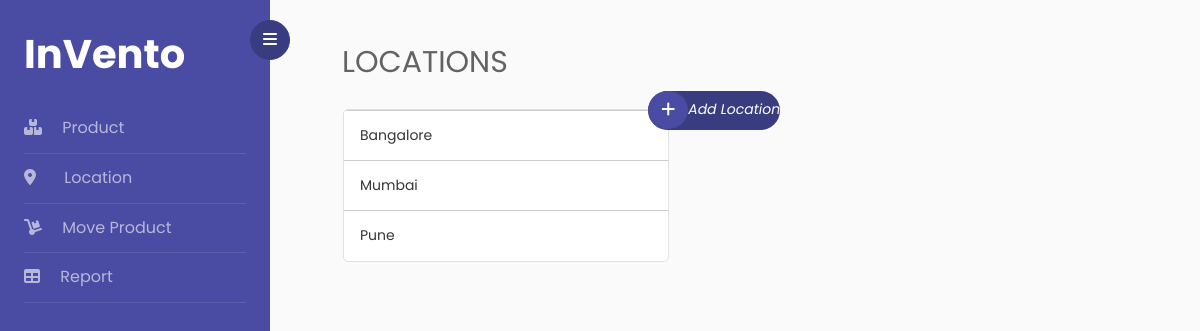
Page /location on the earlier database version.
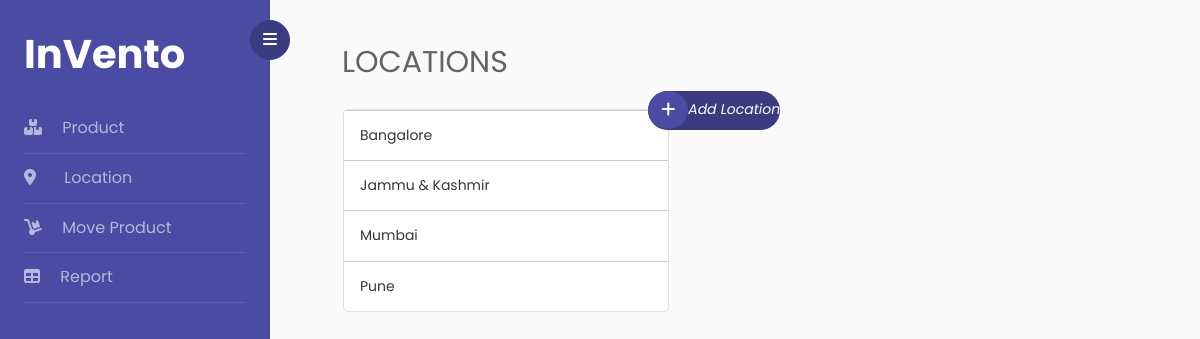
Same page on the later database version.
### inventory/models.py (models this page shows, shortened)
class Location(db.Model):
    location_id = db.Column(db.Integer, primary_key=True)
    location_name = db.Column(db.String(20), unique=True, nullable=False)

### inventory/main/routes.py (the view)
@main.route("/location")
def location():
    locations = Location.query.order_by(Location.location_name).all()
    return render_template('location.html', title='Location',locations=locations)

### inventory/templates/location.html (shortened to what this page needs)
{% extends "layout.html" %}
{% block content %}
    {% if title=='Location' %}
        <div class="container px-5 py-3">
            <h2 class="mb-4 phead">{{ title }}s</h2>
            <div class="row">
                <div class="ml-3">
                    <table class="table table-hover table-responsive table-bordered">
                        <tbody>
                            {% if not locations%}
                                <tr>
                                    <td colspan="3">No locations added. Please add location to view.</td>
                                </tr>
                            {% else %}
                                {% for location in locations %}
                                    <tr class="l">
                                        <td class="pl-3 first">{{ location.location_name }}</td>
                                        <td>
                                        </td>
                                    </tr>
                                {% endfor %}
                            {% endif %}
                        </tbody>
                    </table>
                </div>
                <div class="add">
                    <button type="button" id="sidebarCollapse" class="add-button btn btn-primary">
                        <a href="{{ url_for('locations.new_location') }}"><i class="fas fa-plus"></i></a>
                    </button><a class="b" href="{{ url_for('locations.new_location') }}"><i>Add Location</i></a>
                </div>
            </div>
        </div>
    {% endif %}
{% endblock content %}

Differences in the rows shown:
added Location: location_name "Jammu & Kashmir"
